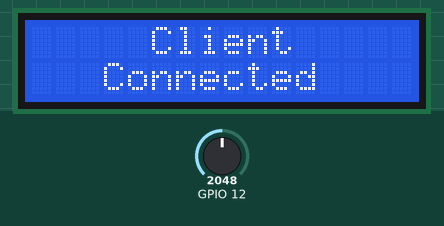
A sketch run on a simulated ESP32. Shown: 16×2 character LCD. The inputs (shaded band) are chosen by the test bench; at power-on: GPIO 12 = 2048. Nothing arrives over Bluetooth unless stated; a phone connects over Bluetooth LE 3 s after start; what the sketch prints to the serial monitor is not drawn.

Above: at 3.3 s.
3.4 s: GPIO 12 set to 2866
At 7.4 s:
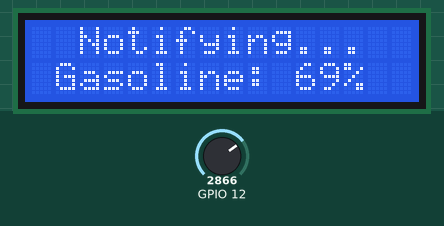
7.7 s: GPIO 12 set to 3603
At 9.2 s:
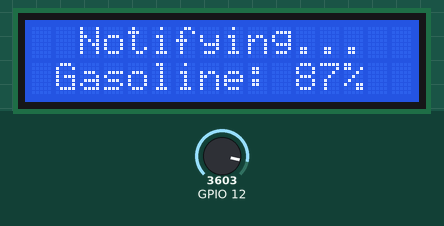
9.8 s: GPIO 12 set to 4095
At 10.8 s:
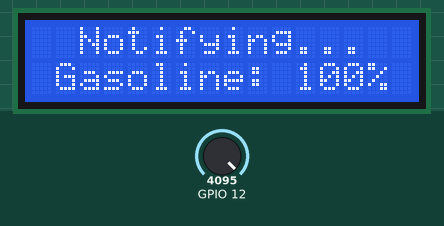
Timing chart, 0 to 12.8 s (numbered marks = the images above; inputs shaded):
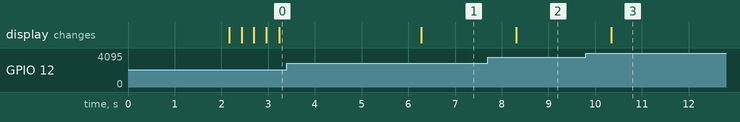

Measured:
- after the input at 3.4 s, the display: changes after 2.9 s (image 1)
- after the input at 7.7 s, the display: changes after 0.61 s (image 2)
- after the input at 9.8 s, the display: changes after 0.55 s (image 3)

The sketch:

ble_gatt_esp32_notifier.ino
```cpp
#include "defines.h"

// Setup
void setup() {

  Serial.begin(115200);
  sensorValue = (uint8_t) potentiometer.percent();

  // Start LCD display.
  display.init();
  display.backlight();

  // Creation of BLE device and Gatt Server.
  BLEDevice::init(BLE_DEVICE_NAME);
  pServer = BLEDevice::createServer();
  pServer->setCallbacks(new MyServerCallbacks());
  Serial.print("\nBLE server ");
  Serial.print(BLE_DEVICE_NAME);
  Serial.println(" created.");

  printTodisplay("   BLE Server   ", 0, 0);
  printTodisplay("  ", 0, 1);
  printTodisplay(BLE_DEVICE_NAME, 2, 1);

  // Creation of BLE service and characteristic to advertise.
  BLEService *pService = pServer->createService(SERVICE_UUID);
  Serial.print("New service ");
  Serial.print(SERVICE_UUID);
  Serial.println(" created.");

  pCharacteristic = pService->createCharacteristic(
                      CHARACTERISTIC_UUID,
                      BLECharacteristic::PROPERTY_READ   |
                      BLECharacteristic::PROPERTY_WRITE  |
                      BLECharacteristic::PROPERTY_NOTIFY |
                      BLECharacteristic::PROPERTY_INDICATE
                    );
  Serial.print("New characteristic ");
  Serial.print(CHARACTERISTIC_UUID);
  Serial.println(" created.");

  // Creation of a descriptor for the created characteristic.
  pCharacteristic->addDescriptor(new BLE2902());

  delay(2000);

  // Starting the service and advertising.
  pService->start();
  BLEAdvertising *pAdvertising = BLEDevice::getAdvertising();
  pAdvertising->addServiceUUID(SERVICE_UUID);
  pAdvertising->setScanResponse(false);
  pAdvertising->setMinPreferred(0x0);  // Not being advertised
  BLEDevice::startAdvertising();
  Serial.println("Advertising. Waiting for a client connection to start notifications...");

  display.clear();
  printTodisplay("  Advertising.  ", 0, 0);
  printTodisplay("Waiting for client", 0, 0);
}

void loop() {

  // notify changed value
  if (deviceConnected) {
    sensorRead = (uint8_t) potentiometer.percent();

    if (doOnce) {
      delay(2000);
      notify();
      doOnce = false;
    }
    boolean sensorValueChanged = sensorRead != sensorValue;
    if (sensorValueChanged) {
      notify();
    }
    delay(1000);
  } else {
    printTodisplay("  Advertising.  ", 0, 0);
    scrollText("Waiting for a client connection to start notifications...", 1, 250, 16);
  }

  // Client disconnected.
  if (!deviceConnected && oldDeviceConnected) {
    Serial.println("Client disconnected. The device will start to advertise once again.");
    printTodisplay("     Client     ", 0, 0);
    printTodisplay("  Disconnected  ", 0, 1);
    delay(1000);
    pServer->startAdvertising();
    Serial.println("\nAdvertising. Waiting for a client connection to start notifications...");
    oldDeviceConnected = deviceConnected;
  }

  // Client connected.
  if (deviceConnected && !oldDeviceConnected) {
    Serial.println("A client just connected. Starting notifications.\n");
    printTodisplay("     Client     ", 0, 0);
    printTodisplay("   Connected    ", 0, 1);
    delay(1000);
    oldDeviceConnected = deviceConnected;
    doOnce = true;
  }

}

// Notify client.
void notify() {
  Serial.print("Notified new gasoline level to client: ");
  Serial.print(sensorRead);
  Serial.println("%");
  display.clear();
  printTodisplay("  Notifying...  ", 0, 0);
  printTodisplay(" Gasoline: ", 0, 1);
  printTodisplay(String(sensorRead), 11, 1);
  if (sensorRead < 10) {
    printTodisplay("%", 12, 1);
  } else if (sensorRead < 100) {
    printTodisplay("%", 13, 1);
  } else {
    printTodisplay("%", 14, 1);
  }
  pCharacteristic->setValue((uint8_t*)&sensorRead, 1);
  pCharacteristic->notify();
  sensorValue = sensorRead;
}

void printTodisplay(String text, byte column, byte row) {
  display.setCursor(column, row);
  display.print(text);
}

void scrollText(String message, byte row, int delayTime, byte lcdColumns) {
  for (int i=0; i < lcdColumns; i++) {
    message = " " + message;
  }
  message = message + " ";
  for (int pos = 0; pos < message.length(); pos++) {
    printTodisplay(message.substring(pos, pos + lcdColumns), 0, row);
    delay(delayTime);

    if (deviceConnected && !oldDeviceConnected) {
     return;
    }
  }
}
```

AnalogInput.cpp
```cpp
#include "AnalogInput.h"

AnalogInput::AnalogInput(byte pin, byte adcBits, float logicVoltage) {

this->pin = pin;
this->adcBits = adcBits;
this->logicVoltage = logicVoltage;

}

/**
 * Read analog value from board ADC
 */
int AnalogInput::read() {
	return analogRead(pin);
}

float AnalogInput::voltage() {
  return read() * (logicVoltage / (pow(2, adcBits) - 1));
}

byte AnalogInput::percent() {
  return (read() / (pow(2, adcBits) - 1)) * 100;
}
```

AnalogInput.h
```cpp
#ifndef ANALOG_INPUT_H
#define ANALOG_INPUT_H
#include <Arduino.h>

class AnalogInput {

  private:
		byte pin;
    byte adcBits;
    float logicVoltage;
    float power(float number, float exponent);

	public:
		AnalogInput(byte pin, byte adcBits, float logicVoltage);
		int read();
    float voltage();
    byte percent();

};
#endif
```

defines.h
```cpp
// Including libraries
#include <BLEDevice.h>
#include <BLEServer.h>
#include <BLEUtils.h>
#include <BLE2902.h>   // BLE libraries.
#include "AnalogInput.h"  // Custom library for Analog Sensor.
#include <Wire.h>  // I2C bus library.
#include <LiquidCrystal_I2C.h> // LCD display library

// Defining directives
#define ESP_32_ADC_BITS 12
#define ESP_32_LOGIC_VOLTAGE 3.3
#define POTENTIOMETER_GPIO 12
#define BLE_DEVICE_NAME "ESP-32 OBDII"
#define SERVICE_UUID "0000180f-0000-1000-8000-00805f9b34fb"
#define CHARACTERISTIC_UUID "00002a19-0000-1000-8000-00805f9b34fb"
#define LCD_I2C_ADDRESS 0x27
#define LCD_GRID_WIDTH 16
#define LCD_GRID_HEIGHT 2

// Object initialization
AnalogInput potentiometer(POTENTIOMETER_GPIO, ESP_32_ADC_BITS, ESP_32_LOGIC_VOLTAGE);
LiquidCrystal_I2C display(LCD_I2C_ADDRESS, LCD_GRID_WIDTH, LCD_GRID_HEIGHT);
BLEServer* pServer = NULL;
BLECharacteristic* pCharacteristic = NULL;

// Defining variables
bool deviceConnected = false;
bool oldDeviceConnected = false;
bool doOnce = false;
uint8_t sensorValue = 0;
uint8_t sensorRead = sensorValue;

// Server callbacks, extends BLEServerCallbacks class
class MyServerCallbacks: public BLEServerCallbacks {
    void onConnect(BLEServer* pServer) {
      deviceConnected = true;
    };

    void onDisconnect(BLEServer* pServer) {
      deviceConnected = false;
    }
};
```
